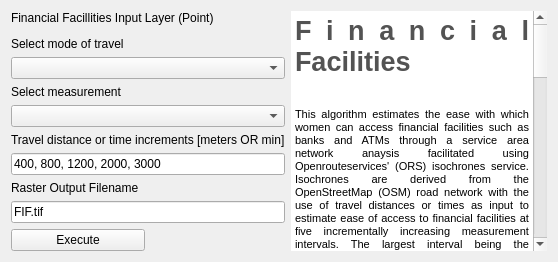
         <widget class="QWidget" name="tab_22">
          <attribute name="title">
           <string>Finance Facilities</string>
          </attribute>
          <layout class="QGridLayout" name="gridLayout_14">
           <item row="0" column="0" colspan="2">
            <widget class="QLabel" name="label_80">
             <property name="maximumSize">
              <size>
               <width>16777215</width>
               <height>50</height>
              </size>
             </property>
             <property name="text">
              <string>Financial Facillities Input Layer (Point)</string>
             </property>
            </widget>
           </item>
           <item row="0" column="2" rowspan="11">
            <widget class="QTextEdit" name="textEdit_16">
             <property name="enabled">
              <bool>true</bool>
             </property>
             <property name="frameShape">
              <enum>QFrame::NoFrame</enum>
             </property>
             <property name="readOnly">
              <bool>true</bool>
             </property>
             <property name="html">
              <string>&lt;!DOCTYPE HTML PUBLIC &quot;-//W3C//DTD HTML 4.0//EN&quot; &quot;http://www.w3.org/TR/REC-html40/strict.dtd&quot;&gt;
&lt;html&gt;&lt;head&gt;&lt;meta name=&quot;qrichtext&quot; content=&quot;1&quot; /&gt;&lt;style type=&quot;text/css&quot;&gt;
p, li { white-space: pre-wrap; }
&lt;/style&gt;&lt;/head&gt;&lt;body style=&quot; font-family:'MS Shell Dlg 2'; font-size:8.25pt; font-weight:400; font-style:normal;&quot;&gt;
&lt;p align=&quot;justify&quot; style=&quot; margin-top:0px; margin-bottom:0px; margin-left:0px; margin-right:0px; -qt-block-indent:0; text-indent:0px;&quot;&gt;&lt;span style=&quot; font-size:20pt; font-weight:600; color:#535353;&quot;&gt;Financial Facilities&lt;/span&gt;&lt;/p&gt;
&lt;p align=&quot;justify&quot; style=&quot;-qt-paragraph-type:empty; margin-top:0px; margin-bottom:0px; margin-left:0px; margin-right:0px; -qt-block-indent:0; text-indent:0px; font-size:20pt; font-weight:600; color:#535353;&quot;&gt;&lt;br /&gt;&lt;/p&gt;
&lt;p align=&quot;justify&quot; style=&quot; margin-top:0px; margin-bottom:0px; margin-left:0px; margin-right:0px; -qt-block-indent:0; text-indent:0px;&quot;&gt;&lt;span style=&quot; font-size:8pt;&quot;&gt;This algorithm estimates the ease with which women can access financial facilities such as banks and ATMs through a service area network anaysis facilitated using Openrouteservices' (ORS) isochrones service. Isochrones are derived from the OpenStreetMap (OSM) road network with the use of travel&lt;/span&gt;&lt;span style=&quot; font-size:7.8pt;&quot;&gt; &lt;/span&gt;&lt;span style=&quot; font-size:8pt;&quot;&gt;distances or times as input to estimate ease of access to financial facilities at five incrementally increasing measurement intervals. The largest interval being the maximum distance or time women would travel to reach these locations. The algorithm produces five catchment areas based on the road network. A scoring system ranging from 5 to 1 is assigned to the catchment area polygons, reflecting the decreasing order of accessibility. Areas outside these catchment areas receive a score of zero. &lt;/span&gt;&lt;/p&gt;
&lt;p style=&quot; margin-top:12px; margin-bottom:12px; margin-left:0px; margin-right:0px; -qt-block-indent:0; text-indent:0px;&quot;&gt;&lt;span style=&quot; font-size:8pt; font-weight:600;&quot;&gt;Input&lt;/span&gt;&lt;span style=&quot; font-size:8pt;&quot;&gt;: Point locations (.shp) of financial facilities such as banks and ATMs. &lt;/span&gt;&lt;/p&gt;
&lt;p style=&quot; margin-top:12px; margin-bottom:12px; margin-left:0px; margin-right:0px; -qt-block-indent:0; text-indent:0px;&quot;&gt;&lt;span style=&quot; font-size:8pt; font-weight:600;&quot;&gt;Travel mode&lt;/span&gt;&lt;span style=&quot; font-size:8pt;&quot;&gt;: The user can select walking or driving as a travel mode and it is recommended that the same travel mode should be selected for all accessibility factors. The default travel mode is walking due to its inclusive nature. &lt;/span&gt;&lt;/p&gt;
&lt;p style=&quot; margin-top:12px; margin-bottom:12px; margin-left:0px; margin-right:0px; -qt-block-indent:0; text-indent:0px;&quot;&gt;&lt;span style=&quot; font-size:8pt; font-weight:600;&quot;&gt;Measurement&lt;/span&gt;&lt;span style=&quot; font-size:8pt;&quot;&gt;: The default measurement for travel is distance in meters which is most appropriate for walking. If driving is selected as travel mode, time in minutes is a more appropriate measurement. &lt;/span&gt;&lt;/p&gt;
&lt;p style=&quot; margin-top:12px; margin-bottom:12px; margin-left:0px; margin-right:0px; -qt-block-indent:0; text-indent:0px;&quot;&gt;&lt;span style=&quot; font-size:8pt; font-weight:600;&quot;&gt;Travel increments&lt;/span&gt;&lt;span style=&quot; font-size:8pt;&quot;&gt;: The travel increments for walking are loaded by default and based on evidence from literature. If evidence from the local context suggests alternative thresholds and increments are more appropriate, the user can alter these default values. If the selected travel mode is driving the equal measurement increments should be in minutes, and informed by the local context (for example, if the user knows that the maximum time that women spend driving is 30 minutes, the increment input would be 6, 12, 18, 24, 30). &lt;/span&gt;&lt;/p&gt;
&lt;p style=&quot; margin-top:12px; margin-bottom:12px; margin-left:0px; margin-right:0px; -qt-block-indent:0; text-indent:0px;&quot;&gt;&lt;span style=&quot; font-size:8pt; font-weight:600;&quot;&gt;Output&lt;/span&gt;&lt;span style=&quot; font-size:8pt;&quot;&gt;: A raster file containing values ranging from 0 to 5 is saved to the output directory. A value of 5 identifies areas that are within the catchment defined by the smallest travel increment for a financial facility (i.e., the areas where access to financial facilities for women is highest). A value of 0 indicates areas that are outside of the catchment defined by the maximum travel increment for financial facilities (i.e., no financial facilities are accessible to women from these areas). &lt;/span&gt;&lt;/p&gt;
&lt;p align=&quot;center&quot; style=&quot; margin-top:12px; margin-bottom:12px; margin-left:0px; margin-right:0px; -qt-block-indent:0; text-indent:0px;&quot;&gt;&lt;span style=&quot; font-size:8pt; font-style:italic;&quot;&gt;Service Area Analysis is undertaken using the openrouteservice API and OpenStreetMap data. &lt;/span&gt;&lt;span style=&quot; font-family:'Calibri','sans-serif'; font-size:8pt; font-style:italic;&quot;&gt;© openrouteservice.org by HeiGIT | Road network data © OpenStreetMap contributors&lt;/span&gt;&lt;/p&gt;
&lt;p align=&quot;center&quot; style=&quot;-qt-paragraph-type:empty; margin-top:12px; margin-bottom:12px; margin-left:0px; margin-right:0px; -qt-block-indent:0; text-indent:0px; font-family:'Calibri','sans-serif'; font-size:8pt; font-style:italic;&quot;&gt;&lt;br /&gt;&lt;/p&gt;
&lt;p align=&quot;center&quot; style=&quot;-qt-paragraph-type:empty; margin-top:12px; margin-bottom:12px; margin-left:0px; margin-right:0px; -qt-block-indent:0; text-indent:0px; font-family:'Calibri','sans-serif'; font-size:8pt; font-style:italic;&quot;&gt;&lt;br /&gt;&lt;/p&gt;&lt;/body&gt;&lt;/html&gt;</string>
             </property>
            </widget>
           </item>
           <item row="1" column="0" colspan="2">
            <widget class="QgsFileWidget" name="FIF_Input_Field">
             <property name="maximumSize">
              <size>
               <width>16777215</width>
               <height>50</height>
              </size>
             </property>
            </widget>
           </item>
           <item row="2" column="0" colspan="2">
            <widget class="QLabel" name="label_29">
             <property name="maximumSize">
              <size>
               <width>16777215</width>
               <height>50</height>
              </size>
             </property>
             <property name="text">
              <string>Select mode of travel</string>
             </property>
            </widget>
           </item>
           <item row="3" column="0" colspan="2">
            <widget class="QComboBox" name="FIF_mode_CB"/>
           </item>
           <item row="4" column="0" colspan="2">
            <widget class="QLabel" name="label_34">
             <property name="maximumSize">
              <size>
               <width>16777215</width>
               <height>50</height>
              </size>
             </property>
             <property name="text">
              <string>Select measurement</string>
             </property>
            </widget>
           </item>
           <item row="5" column="0" colspan="2">
            <widget class="QComboBox" name="FIF_measurement_CB"/>
           </item>
           <item row="6" column="0" colspan="2">
            <widget class="QLabel" name="label_79">
             <property name="maximumSize">
              <size>
               <width>16777215</width>
               <height>50</height>
              </size>
             </property>
             <property name="text">
              <string>Travel distance or time increments [meters OR min]</string>
             </property>
            </widget>
           </item>
           <item row="7" column="0" colspan="2">
            <widget class="QgsFilterLineEdit" name="FIF_Ranges_Field">
             <property name="text">
              <string>400, 800, 1200, 2000, 3000</string>
             </property>
             <property name="qgisRelation" stdset="0">
              <string notr="true"/>
             </property>
            </widget>
           </item>
           <item row="8" column="0" colspan="2">
            <widget class="QLabel" name="label_78">
             <property name="maximumSize">
              <size>
               <width>16777215</width>
               <height>50</height>
              </size>
             </property>
             <property name="text">
              <string>Raster Output Filename</string>
             </property>
            </widget>
           </item>
           <item row="9" column="0" colspan="2">
            <widget class="QgsFilterLineEdit" name="FIF_Output_Field">
             <property name="text">
              <string>FIF.tif</string>
             </property>
             <property name="qgisRelation" stdset="0">
              <string notr="true"/>
             </property>
            </widget>
           </item>
           <item row="10" column="0">
            <widget class="QPushButton" name="FIF_Execute_PB">
             <property name="text">
              <string>Execute</string>
             </property>
            </widget>
           </item>
           <item row="10" column="1">
            <widget class="QLabel" name="FIF_status">
             <property name="text">
              <string/>
             </property>
            </widget>
           </item>
          </layout>
         </widget>
